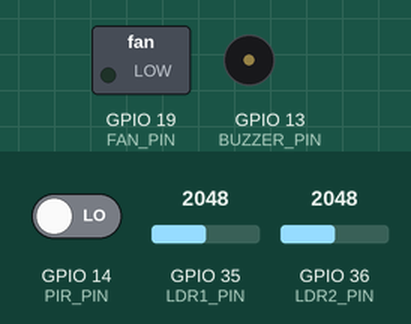
Simulated run of this sketch. Board: ESP32. Shown: switched loads named in the sketch (green lamp = pin HIGH), buzzer (waves = sounding, pin HIGH). The test bench sets the inputs (shaded band); at power-on: GPIO 14 (PIR_PIN) LOW, GPIO 36 (LDR2_PIN) = 2048, GPIO 35 (LDR1_PIN) = 2048 (analog values on the 0–4095 scale). What the sketch prints to the serial monitor is not drawn.

Above: at 1.5 s.
1.6 s: GPIO 14 (PIR_PIN) driven HIGH
At 1.86 s:
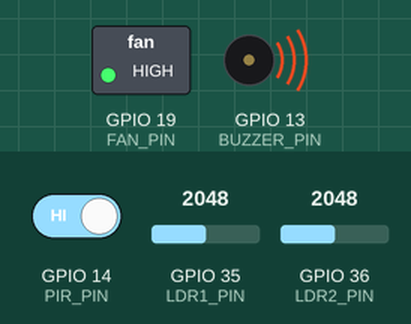
At 3.0 s:
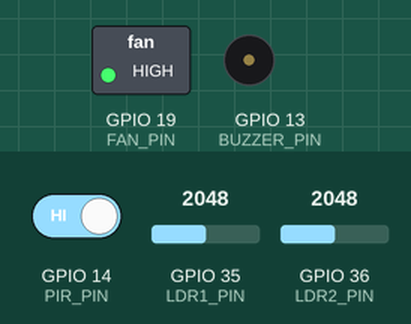
7.6 s: GPIO 14 (PIR_PIN) driven LOW
At 10.5 s:
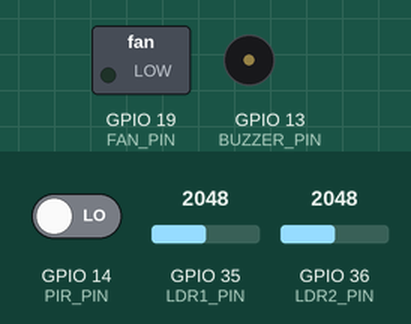
10.6 s: GPIO 36 (LDR2_PIN) set to 427
12.1 s: GPIO 36 (LDR2_PIN) set to 380
14.2 s: GPIO 35 (LDR1_PIN) set to 35
15.7 s: GPIO 35 (LDR1_PIN) set to 44
Timing chart, 0 to 18.7 s (numbered marks = the images above; inputs shaded):
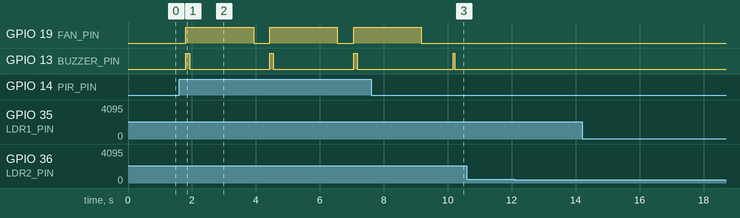

Measured:
- after the input at 1.6 s, GPIO 19 (FAN_PIN): alternates HIGH for 2.1 s and LOW for 0.50 s, starting after 0.21 s; GPIO 13 (BUZZER_PIN): alternates HIGH for 0.12 s and LOW for 2.5 s, starting after 0.21 s
- after the input at 7.6 s, GPIO 19 (FAN_PIN): goes on until 9.2 s, then stays LOW
- after the input at 10.6 s, every drawn part: stays the same
- after the input at 12.1 s, every drawn part: stays the same
- after the input at 14.2 s, every drawn part: stays the same
- after the input at 15.7 s, every drawn part: stays the same

The sketch:

final_test.ino
```cpp
/*
 * Test FINAL combinat — buzzer + PIR + ventilator (releu) + 2 fotorezistori.
 * Serial Monitor la 115200.
 *
 * ---- CONECTARE ----
 * Buzzer (activ, 2 pini):
 *   (+) -> GPIO13 ,  (-) -> GND
 *
 * PIR (HC-SR501, 3 pini):
 *   VCC -> 5V ,  OUT -> GPIO14 ,  GND -> GND
 *   (iesirea PIR e 3.3V => sigur pentru ESP32)
 *
 * Ventilator prin modul releu (HIGH trigger):
 *   Releu:  VCC -> 5V , GND -> GND , IN -> GPIO19
 *   Ventilator: 5V -> COM , NO -> (+)ventilator , (-)ventilator -> GND
 *
 * 2x Fotorezistor (LDR) cu divizor:
 *   LDR1: 3V3 --[LDR]--+--[10k]--GND , nodul --> GPIO35
 *   LDR2: 3V3 --[LDR]--+--[10k]--GND , nodul --> GPIO36 (VP)
 *
 * Comportament test:
 *   - citeste continuu cei 2 LDR (lumina)
 *   - cand PIR detecteaza miscare: porneste ventilatorul 2s + buzzer scurt
 *   - la fiecare 10s face un beep de "viata" ca sa stii ca merge
 */

#define BUZZER_PIN  13
#define PIR_PIN     14
#define FAN_PIN     19
#define LDR1_PIN    35
#define LDR2_PIN    36   // VP

unsigned long lastBeep = 0;

void beep(int ms) {
  digitalWrite(BUZZER_PIN, HIGH);
  delay(ms);
  digitalWrite(BUZZER_PIN, LOW);
}

void setup() {
  Serial.begin(115200);
  delay(300);
  analogReadResolution(10);          // 0-1023

  pinMode(BUZZER_PIN, OUTPUT);
  digitalWrite(BUZZER_PIN, LOW);
  pinMode(FAN_PIN, OUTPUT);
  digitalWrite(FAN_PIN, LOW);         // ventilator oprit
  pinMode(PIR_PIN, INPUT);

  Serial.println("[Test FINAL] Start — PIR are nevoie ~30-60s sa se calibreze. Stai nemiscat.");
}

void loop() {
  int ldr1 = analogRead(LDR1_PIN);
  int ldr2 = analogRead(LDR2_PIN);
  int pir  = digitalRead(PIR_PIN);

  Serial.printf("LDR1: %4d | LDR2: %4d | PIR: %s\n",
                ldr1, ldr2, pir ? ">>> MISCARE" : "linistit");

  if (pir == HIGH) {
    Serial.println("   -> Pornesc ventilatorul 2s + buzzer");
    digitalWrite(FAN_PIN, HIGH);
    beep(120);
    delay(2000);
    digitalWrite(FAN_PIN, LOW);
  }

  // beep de "viata" la 10s
  if (millis() - lastBeep > 10000) {
    beep(40);
    lastBeep = millis();
  }

  delay(500);
}
```
